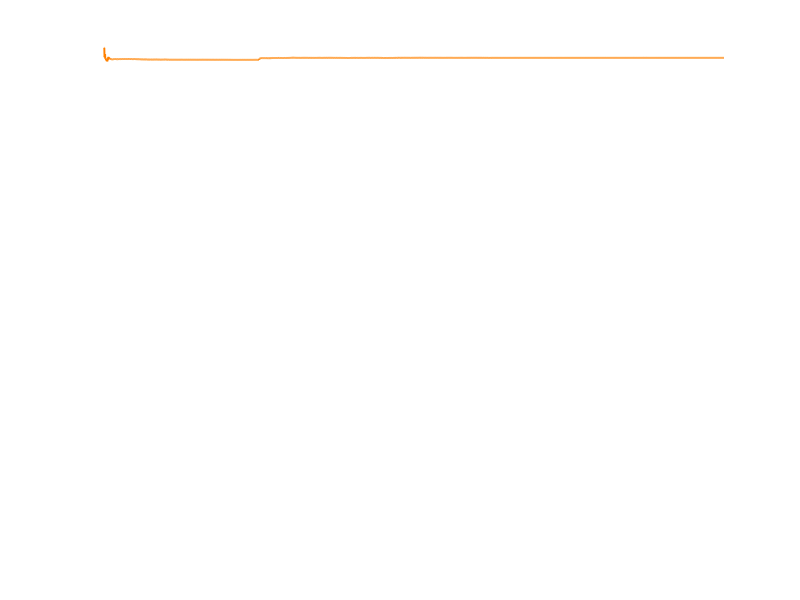

The MATLAB source for this figure: (Note: this script raises an error after producing the figure.)
%% Task 2.3 – Flexible-joint robot: EKF parameter estimation (black/orange, params only)
clear; clc; close all
rng(0)  % reproducible

%% ---- True Parameters (Table 1) ----
Ks = 1.61;           % [N/m]
Jh = 0.0021;         % [kg m^2]
Jl = 0.0059;         % [kg m^2]
M  = 0.403;          % [kg]
g  = -9.81;          % [N/m]
h  = 0.06;           % [m]
Km = 0.00767;        % [N/rad/s]
Kg = 70;             % [-]
Rm = 2.6;            % [Ohm]

%% ---- Simulation setup ----
T = 4; dt = 1e-3; t = 0:dt:T; N = numel(t);

% Input (step to excite the system)
u = zeros(1,N); 
u(t>=1) = 1;   % 1 V after 1 s

%% ---- Dynamics (truth) ----
% x = [p; q; r; s]
f_true = @(x,uu,th) [ ...
    x(3); ...
    x(4); ...
    (th.Ks/th.Jh)*x(2) - (th.Km^2*th.Kg^2)/(th.Rm*th.Jh)*x(3) + (th.Km*th.Kg)/(th.Rm*th.Jh)*uu; ...
    -(th.Ks/th.Jh + th.Ks/th.Jl)*x(2) + (th.Km^2*th.Kg^2)/(th.Rm*th.Jh)*x(3) + (th.M*th.g*th.h/th.Jl)*sin(x(1)+x(2)) ...
     - (th.Km*th.Kg)/(th.Rm*th.Jh)*uu ...
];

theta_true = struct('Ks',Ks,'Jh',Jh,'Jl',Jl,'M',M,'g',g,'h',h,'Km',Km,'Kg',Kg,'Rm',Rm);

%% ---- Truth via Euler (IC: small offsets) ----
X = zeros(4,N);
X(:,1) = [0.1; -0.05; 0; 0];
for k = 1:N-1
    X(:,k+1) = X(:,k) + dt * f_true(X(:,k), u(k), theta_true);
end

%% ---- Measurements: all states measurable (Task 2) ----
% modest measurement noise for angles and rates
sig_p = 5e-3; sig_q = 5e-3; sig_r = 1e-2; sig_s = 1e-2;
R = diag([sig_p^2 sig_q^2 sig_r^2 sig_s^2]);
Y = X + [sig_p*randn(1,N); sig_q*randn(1,N); sig_r*randn(1,N); sig_s*randn(1,N)];

%% ---- Augmented EKF: z = [p q r s Ks Jh Jl M g h Km Kg Rm]^T ----
nx = 4; np = 9; nz = nx + np;

% Initial guess (intentionally off)
z0 = [ ...
    0; 0; 0; 0; ...             % states: p q r s
    1.4*Ks; 0.6*Jh; 1.5*Jl; ... % Ks Jh Jl
    0.7*M;  0.9*g;  1.2*h;  ... % M g h
    0.8*Km; 1.1*Kg; 1.3*Rm      % Km Kg Rm
];

zh = zeros(nz,N); zh(:,1) = z0(:);

% Initial covariance: states small, parameters large (uncertain)
P = diag([ 1e-3*ones(1,nx), ...
           (0.50*Ks)^2, (0.50*Jh)^2, (0.50*Jl)^2, ...
           (0.50*M)^2,  (0.10*abs(g))^2, (0.50*h)^2, ...
           (0.50*Km)^2, (0.20*Kg)^2, (0.50*Rm)^2 ]);

% Process noise: states modest; parameters slow random walk
Q = diag([1e-7 1e-7 1e-5 1e-5,  1e-7 1e-9 1e-9 1e-7 1e-7 1e-9 1e-9 1e-9 1e-7]) * dt;

% Measurement model: y = H z + v  (measure all 4 states)
H = [eye(4) zeros(4,np)];
I = eye(nz);

% Helpers to unpack parameters
unpack = @(z) struct('Ks',z(5),'Jh',z(6),'Jl',z(7),'M',z(8),'g',z(9), ...
                     'h',z(10),'Km',z(11),'Kg',z(12),'Rm',z(13));

% Augmented dynamics
f_aug = @(z,uu) [ ...
    z(3); ...
    z(4); ...
    (z(5)/z(6))*z(2) - ((z(11)^2*z(12)^2)/(z(13)*z(6)))*z(3) + (z(11)*z(12))/(z(13)*z(6))*uu; ...
    -(z(5)/z(6) + z(5)/z(7))*z(2) + ((z(11)^2*z(12)^2)/(z(13)*z(6)))*z(3) + (z(8)*z(9)*z(10)/z(7))*sin(z(1)+z(2)) ...
     - (z(11)*z(12))/(z(13)*z(6))*uu; ...
    zeros(np,1) ...
];

% Numerical Jacobian (central difference) for robustness
function J = numjac(fun, z, uu, hstep)
    nz_loc = numel(z);
    f0 = fun(z,uu);
    J = zeros(numel(f0), nz_loc);
    for i = 1:nz_loc
        dz = zeros(nz_loc,1); dz(i) = hstep*max(1,abs(z(i)));
        fp = fun(z+dz,uu);
        fm = fun(z-dz,uu);
        J(:,i) = (fp - fm) / (2*hstep*max(1,abs(z(i))));
    end
end

hstep = 1e-6;

%% ---- EKF loop (Euler prediction) ----
for k = 1:N-1
    % Predict
    z_pr = zh(:,k) + dt * f_aug(zh(:,k), u(k));
    A    = I + dt * numjac(f_aug, z_pr, u(k), hstep);  % discrete-time approx
    P_pr = A*P*A' + Q;

    % Update with y(k+1)
    yk1 = Y(:,k+1);
    S = H*P_pr*H' + R;
    K = (P_pr*H')/S;
    zh(:,k+1) = z_pr + K*(yk1 - H*z_pr);

    % Joseph form
    P = (I-K*H)*P_pr*(I-K*H)' + K*R*K';
end

%% ---- Final parameter estimates ----
z_end = zh(:,end);
Ks_h = z_end(5);  Jh_h = z_end(6);  Jl_h = z_end(7);
M_h  = z_end(8);  g_h  = z_end(9);  h_h  = z_end(10);
Km_h = z_end(11); Kg_h = z_end(12); Rm_h = z_end(13);

%% ---- Print true vs estimated ----
fprintf('\n=== Task 2.3 – Flexible-joint EKF (parameter-only plots) ===\n');
fprintf('  Ks  (true = %.6f):  hat = %.6f\n', Ks, Ks_h);
fprintf('  Jh  (true = %.6f):  hat = %.6f\n', Jh, Jh_h);
fprintf('  Jl  (true = %.6f):  hat = %.6f\n', Jl, Jl_h);
fprintf('  M   (true = %.6f):  hat = %.6f\n', M,  M_h);
fprintf('  g   (true = %.6f):  hat = %.6f\n', g,  g_h);
fprintf('  h   (true = %.6f):  hat = %.6f\n', h,  h_h);
fprintf('  Km  (true = %.6f):  hat = %.6f\n', Km, Km_h);
fprintf('  Kg  (true = %.6f):  hat = %.6f\n', Kg, Kg_h);
fprintf('  Rm  (true = %.6f):  hat = %.6f\n', Rm, Rm_h);

%% ==== Black background + orange styling ====
orange = [1 0.5 0];
gray   = 0.7*[1 1 1];
gridgray = 0.25*[1 1 1];

set(0,'DefaultFigureColor','k');
set(0,'DefaultAxesColor','k');
set(0,'DefaultAxesXColor','w');
set(0,'DefaultAxesYColor','w');
set(0,'DefaultAxesZColor','w');
set(0,'DefaultTextColor','w');
set(0,'DefaultLineLineWidth',1.4);

%% ---- Plot ONLY parameter convergence ----
figure('Name','Flexible-joint – Parameter Convergence (Task 2.3)','Color','k');

params_true = [Ks,Jh,Jl,M,g,h,Km,Kg,Rm];
params_hat  = zh(5:13,:);  % 9 params over time
labels = {'K_s','J_h','J_l','M','g','h','K_m','K_g','R_m'};

for i = 1:9
    subplot(9,1,i)
    plot(t, params_hat(i,:), 'Color', orange); hold on
    yline(params_true(i), '--', 'Color', gray);
    grid on
    ax = gca; ax.GridColor = gridgray;
    ylabel(labels{i})
    if i==1, title('Flexible-joint EKF – Parameter Convergence'); end
    if i==9, xlabel('time (s)'); end
end
lg = legend('estimate','true','Location','best');
set(lg,'TextColor','w','EdgeColor',gridgray,'Color','k');

%% ---- Optional: show quick absolute errors at end ----
abs_err = abs(params_hat(:,end)' - params_true);
fprintf('\nFinal absolute parameter errors:\n');
fprintf('  |Ks-^| = %.3e\n', abs_err(1));
fprintf('  |Jh-^| = %.3e\n', abs_err(2));
fprintf('  |Jl-^| = %.3e\n', abs_err(3));
fprintf('  |M -^| = %.3e\n', abs_err(4));
fprintf('  |g -^| = %.3e\n', abs_err(5));
fprintf('  |h -^| = %.3e\n', abs_err(6));
fprintf('  |Km-^| = %.3e\n', abs_err(7));
fprintf('  |Kg-^| = %.3e\n', abs_err(8));
fprintf('  |Rm-^| = %.3e\n', abs_err(9));
